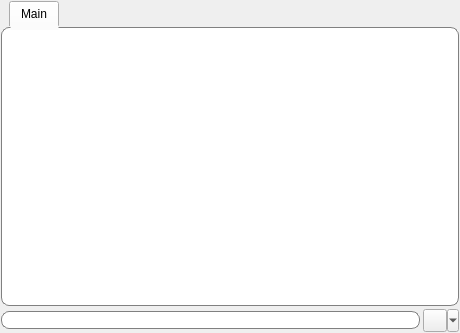
<?xml version="1.0" encoding="UTF-8"?>
<ui version="4.0">
 <class>chatWidget</class>
 <widget class="QWidget" name="chatWidget">
  <property name="geometry">
   <rect>
    <x>0</x>
    <y>0</y>
    <width>460</width>
    <height>333</height>
   </rect>
  </property>
  <property name="windowTitle">
   <string notr="true"/>
  </property>
  <property name="styleSheet">
   <string notr="true"/>
  </property>
  <layout class="QVBoxLayout" name="verticalLayout">
   <property name="spacing">
    <number>3</number>
   </property>
   <property name="margin">
    <number>1</number>
   </property>
   <item>
    <widget class="QTabWidget" name="tabWidget">
     <property name="styleSheet">
      <string notr="true"> QTabWidget::pane { /* The tab widget frame */
     border-top: 0px;
 }
QTabWidget::tab-bar {
     left: 8px; /* move to the right by 5px */
	 height: 29px;
 }
</string>
     </property>
     <property name="tabPosition">
      <enum>QTabWidget::North</enum>
     </property>
     <property name="currentIndex">
      <number>0</number>
     </property>
     <property name="elideMode">
      <enum>Qt::ElideNone</enum>
     </property>
     <property name="tabsClosable">
      <bool>false</bool>
     </property>
     <property name="movable">
      <bool>true</bool>
     </property>
     <widget class="QWidget" name="mainTab">
      <attribute name="title">
       <string>Main</string>
      </attribute>
      <layout class="QVBoxLayout" name="verticalLayout_2">
       <property name="spacing">
        <number>2</number>
       </property>
       <property name="margin">
        <number>0</number>
       </property>
       <item>
        <widget class="QTextEdit" name="mainTextArea">
         <property name="styleSheet">
          <string notr="true">QTextEdit {
     border: 1px solid gray;
     border-radius: 8px;
     padding: 0 5px;
     background: white;
     selection-background-color: blue;
 }</string>
         </property>
        </widget>
       </item>
      </layout>
     </widget>
    </widget>
   </item>
   <item>
    <layout class="QHBoxLayout" name="horizontalLayout">
     <property name="spacing">
      <number>3</number>
     </property>
     <item>
      <widget class="QLineEdit" name="inputText">
       <property name="styleSheet">
        <string notr="true">QLineEdit {
     border: 1px solid gray;
     border-radius: 8px;
     padding: 0 6px;
     background: white;
     selection-background-color: darkgray;
 }</string>
       </property>
      </widget>
     </item>
     <item>
      <widget class="QToolButton" name="smileyButton">
       <property name="maximumSize">
        <size>
         <width>100</width>
         <height>24</height>
        </size>
       </property>
       <property name="contextMenuPolicy">
        <enum>Qt::ActionsContextMenu</enum>
       </property>
       <property name="text">
        <string/>
       </property>
       <property name="icon">
        <iconset resource="../rsrc.qrc">
         <normaloff>:/icons/resources/icons/app-icons/smileys/smiley.png</normaloff>:/icons/resources/icons/app-icons/smileys/smiley.png</iconset>
       </property>
       <property name="checkable">
        <bool>false</bool>
       </property>
       <property name="popupMode">
        <enum>QToolButton::MenuButtonPopup</enum>
       </property>
       <property name="toolButtonStyle">
        <enum>Qt::ToolButtonIconOnly</enum>
       </property>
       <property name="arrowType">
        <enum>Qt::NoArrow</enum>
       </property>
      </widget>
     </item>
    </layout>
   </item>
  </layout>
  <action name="actionHeartBreakSmiley">
   <property name="icon">
    <iconset resource="../rsrc.qrc">
     <normaloff>:/icons/resources/icons/app-icons/smileys/heart-break.png</normaloff>:/icons/resources/icons/app-icons/smileys/heart-break.png</iconset>
   </property>
   <property name="text">
    <string>heartBreakSmiley</string>
   </property>
   <property name="toolTip">
    <string>&lt;/3</string>
   </property>
  </action>
  <action name="actionHeartSmiley">
   <property name="icon">
    <iconset resource="../rsrc.qrc">
     <normaloff>:/icons/resources/icons/app-icons/smileys/heart.png</normaloff>:/icons/resources/icons/app-icons/smileys/heart.png</iconset>
   </property>
   <property name="text">
    <string>heartSmiley</string>
   </property>
   <property name="toolTip">
    <string>&lt;3</string>
   </property>
  </action>
  <action name="actionConfuseSmiley">
   <property name="icon">
    <iconset resource="../rsrc.qrc">
     <normaloff>:/icons/resources/icons/app-icons/smileys/smiley-confuse.png</normaloff>:/icons/resources/icons/app-icons/smileys/smiley-confuse.png</iconset>
   </property>
   <property name="text">
    <string>confuseSmiley</string>
   </property>
   <property name="toolTip">
    <string>:S</string>
   </property>
  </action>
  <action name="actionCoolSmiley">
   <property name="icon">
    <iconset resource="../rsrc.qrc">
     <normaloff>:/icons/resources/icons/app-icons/smileys/smiley-cool.png</normaloff>:/icons/resources/icons/app-icons/smileys/smiley-cool.png</iconset>
   </property>
   <property name="text">
    <string>coolSmiley</string>
   </property>
   <property name="toolTip">
    <string>8)</string>
   </property>
  </action>
  <action name="actionCrySmiley">
   <property name="icon">
    <iconset resource="../rsrc.qrc">
     <normaloff>:/icons/resources/icons/app-icons/smileys/smiley-cry.png</normaloff>:/icons/resources/icons/app-icons/smileys/smiley-cry.png</iconset>
   </property>
   <property name="text">
    <string>crySmiley</string>
   </property>
   <property name="toolTip">
    <string>;(</string>
   </property>
  </action>
  <action name="actionDrawSmiley">
   <property name="icon">
    <iconset resource="../rsrc.qrc">
     <normaloff>:/icons/resources/icons/app-icons/smileys/smiley-draw.png</normaloff>:/icons/resources/icons/app-icons/smileys/smiley-draw.png</iconset>
   </property>
   <property name="text">
    <string>drawSmiley</string>
   </property>
   <property name="toolTip">
    <string>:u</string>
   </property>
  </action>
  <action name="actionEekBlueSmiley">
   <property name="icon">
    <iconset resource="../rsrc.qrc">
     <normaloff>:/icons/resources/icons/app-icons/smileys/smiley-eek-blue.png</normaloff>:/icons/resources/icons/app-icons/smileys/smiley-eek-blue.png</iconset>
   </property>
   <property name="text">
    <string>eekBlueSmiley</string>
   </property>
   <property name="toolTip">
    <string>o.o</string>
   </property>
  </action>
  <action name="actionEvilSmiley">
   <property name="icon">
    <iconset resource="../rsrc.qrc">
     <normaloff>:/icons/resources/icons/app-icons/smileys/smiley-evil.png</normaloff>:/icons/resources/icons/app-icons/smileys/smiley-evil.png</iconset>
   </property>
   <property name="text">
    <string>evilSmiley</string>
   </property>
   <property name="toolTip">
    <string>(6)</string>
   </property>
  </action>
  <action name="actionGrinSmiley">
   <property name="icon">
    <iconset resource="../rsrc.qrc">
     <normaloff>:/icons/resources/icons/app-icons/smileys/smiley-grin.png</normaloff>:/icons/resources/icons/app-icons/smileys/smiley-grin.png</iconset>
   </property>
   <property name="text">
    <string>grinSmiley</string>
   </property>
   <property name="toolTip">
    <string>:D</string>
   </property>
  </action>
  <action name="actionMadSmiley">
   <property name="icon">
    <iconset resource="../rsrc.qrc">
     <normaloff>:/icons/resources/icons/app-icons/smileys/smiley-mad.png</normaloff>:/icons/resources/icons/app-icons/smileys/smiley-mad.png</iconset>
   </property>
   <property name="text">
    <string>madSmiley</string>
   </property>
   <property name="toolTip">
    <string>&gt;(</string>
   </property>
  </action>
  <action name="actionMoneySmiley">
   <property name="icon">
    <iconset resource="../rsrc.qrc">
     <normaloff>:/icons/resources/icons/app-icons/smileys/smiley-money.png</normaloff>:/icons/resources/icons/app-icons/smileys/smiley-money.png</iconset>
   </property>
   <property name="text">
    <string>moneySmiley</string>
   </property>
   <property name="toolTip">
    <string>$$</string>
   </property>
  </action>
  <action name="actionGreenSmiley">
   <property name="icon">
    <iconset resource="../rsrc.qrc">
     <normaloff>:/icons/resources/icons/app-icons/smileys/smiley-mr-green.png</normaloff>:/icons/resources/icons/app-icons/smileys/smiley-mr-green.png</iconset>
   </property>
   <property name="text">
    <string>greenSmiley</string>
   </property>
   <property name="toolTip">
    <string>&gt;D</string>
   </property>
  </action>
  <action name="actionTongueSmiley">
   <property name="icon">
    <iconset resource="../rsrc.qrc">
     <normaloff>:/icons/resources/icons/app-icons/smileys/smiley-razz.png</normaloff>:/icons/resources/icons/app-icons/smileys/smiley-razz.png</iconset>
   </property>
   <property name="text">
    <string>tongueSmiley</string>
   </property>
   <property name="toolTip">
    <string>:P</string>
   </property>
  </action>
  <action name="actionRedSmiley">
   <property name="icon">
    <iconset resource="../rsrc.qrc">
     <normaloff>:/icons/resources/icons/app-icons/smileys/smiley-red.png</normaloff>:/icons/resources/icons/app-icons/smileys/smiley-red.png</iconset>
   </property>
   <property name="text">
    <string>redSmiley</string>
   </property>
   <property name="toolTip">
    <string>:$</string>
   </property>
  </action>
  <action name="actionWinkSmiley">
   <property name="icon">
    <iconset resource="../rsrc.qrc">
     <normaloff>:/icons/resources/icons/app-icons/smileys/smiley-wink.png</normaloff>:/icons/resources/icons/app-icons/smileys/smiley-wink.png</iconset>
   </property>
   <property name="text">
    <string>winkSmiley</string>
   </property>
   <property name="toolTip">
    <string>;)</string>
   </property>
  </action>
  <action name="actionYesSmiley">
   <property name="icon">
    <iconset resource="../rsrc.qrc">
     <normaloff>:/icons/resources/icons/app-icons/smileys/thumb-up.png</normaloff>:/icons/resources/icons/app-icons/smileys/thumb-up.png</iconset>
   </property>
   <property name="text">
    <string>yesSmiley</string>
   </property>
   <property name="toolTip">
    <string>(y)</string>
   </property>
  </action>
  <action name="actionNoSmiley">
   <property name="icon">
    <iconset resource="../rsrc.qrc">
     <normaloff>:/icons/resources/icons/app-icons/smileys/thumb.png</normaloff>:/icons/resources/icons/app-icons/smileys/thumb.png</iconset>
   </property>
   <property name="text">
    <string>noSmiley</string>
   </property>
   <property name="toolTip">
    <string>(n)</string>
   </property>
  </action>
 </widget>
 <resources>
  <include location="../rsrc.qrc"/>
 </resources>
 <connections/>
 <slots>
  <slot>showSmileysPopup(bool)</slot>
  <slot>updateLastText()</slot>
 </slots>
</ui>
